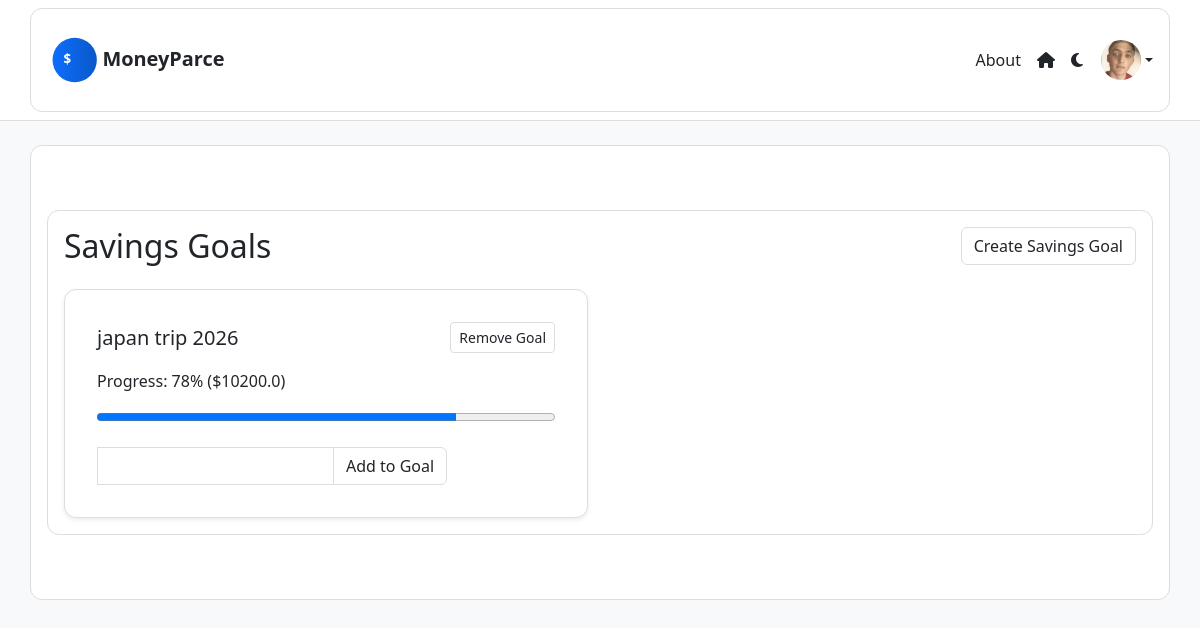
Screenshot of /savings/ (signed in) with the database file from the repository.
### core/models.py (models this page shows, shortened)
class UserProfile(models.Model):
    id = models.AutoField(primary_key=True)
    user = models.OneToOneField(User, on_delete=models.CASCADE)
    theme = models.CharField(max_length=10, default='light')
    budget = models.FloatField(default = 0)
    spending = models.FloatField(default = 0)
    color = models.CharField(max_length=7, default='#0d6efd')
    profile_picture = models.ImageField(upload_to='profile_pictures/', blank=True, null=True)

class SavingsGoal(models.Model):
    id = models.AutoField(primary_key=True)
    user = models.ForeignKey(User, on_delete=models.CASCADE)
    goal_name = models.CharField(max_length=50)
    target_amount = models.FloatField()
    curr_amount = models.FloatField(default=0.0)
    date = models.DateField(auto_now_add=True)

### core/views.py (the view)
# urls.py: path('savings/', views.savings, name='savings_goal'),
@login_required
def savings(request):
    goals = SavingsGoal.objects.filter(user=request.user)
    if request.method == 'POST':
        savings_goal_form = SavingsGoalForm(request.POST)
        if savings_goal_form.is_valid():
            goal = savings_goal_form.save(commit=False)
            goal.user = request.user
            goal.save()
            return redirect('savings_goal')
    else:
        savings_goal_form = SavingsGoalForm()
    for goal in goals:
        goal.add_form=AddToGoalForm()
    return render(request, 'core/savings_goal.html', {
        'savings_goal_form': savings_goal_form,
        'goals': goals,
    })

### core/forms.py
class SavingsGoalForm(forms.ModelForm):
    class Meta:
        model = SavingsGoal
        fields = ['goal_name', 'target_amount']

### core/darkMode.py (called while the page is built)
def theme_context(request):
    theme = 'light'
    if request.user.is_authenticated:
        try:
            user_profile = UserProfile.objects.get(user=request.user)
            theme = user_profile.theme
        except UserProfile.DoesNotExist:
            pass
    else:
        theme = request.session.get('theme', 'light')  # Default to 'light'
    return {'theme': theme}

### core/templates/core/savings_goal.html (shortened to what this page needs)
{% extends 'core/base.html' %}
{% load static %}
{% block content %}
<div class="container mt-5 mb-5">
  <div class="d-flex justify-content-between align-items-center mb-4">
    <h2 class="mb-0">Savings Goals</h2>
    <button type="button" class="btn btn-primary" data-bs-toggle="modal" data-bs-target="#createGoalModal">
      Create Savings Goal
    </button>
  </div>
  <div class="row row-cols-1 row-cols-md-2 g-4">
    {% for goal in goals %}
      <div class="col">
        <div class="card h-100 shadow-sm">
          <div class="card-body">
            <div class="d-flex justify-content-between align-items-center mb-3">
              <h5 class="card-title mb-0">{{ goal.goal_name }}</h5>
              <button type="button" class="btn btn-sm btn-outline-danger">Remove Goal</button>
            </div>
            <p class="card-text">Progress: {% widthratio goal.curr_amount goal.target_amount 100 %}% (${{ goal.curr_amount }})</p>
            <progress value="{{ goal.curr_amount }}" max="{{ goal.target_amount }}" class="w-100 mb-3"></progress>
            <form method="post" action="{% url 'add_to_goal' goal.id %}">
              <div class="input-group">
                {{ goal.add_form.amount }}
                <button type="submit" class="btn btn-outline-primary">Add to Goal</button>
              </div>
            </form>
          </div>
        </div>
      </div>
    {% endfor %}
  </div>
</div>
{% endblock %}

### core/templates/core/base.html (shortened to what this page needs)
<!DOCTYPE html>
<html lang="en" data-theme="{{ theme }}">
<head>
    {% load static %}
    <link href="https://cdn.jsdelivr.net/npm/bootstrap@5.3.0/dist/css/bootstrap.min.css" rel="stylesheet">
    <link rel="stylesheet" href="https://cdnjs.cloudflare.com/ajax/libs/font-awesome/6.4.0/css/all.min.css">
    {% if theme == 'dark' %}
        <link rel="stylesheet" href="{% static 'css/dark.css' %}">
    {% else %}
        <link rel="stylesheet" href="{% static 'css/light.css' %}">
    {% endif %}
</head>
<body>
    <nav class="navbar navbar-expand-lg navbar-light bg-light mb-4">
      <div class="container">
        {% if user.is_authenticated %}
          <a class="navbar-brand" href="{% url 'dashboard' %}">
            <svg class="logo" xmlns="http://www.w3.org/2000/svg" width="300" height="100" viewBox="0 0 325 100">
              <defs>
                <linearGradient id="grad1" x1="0%" y1="0%" x2="100%" y2="0%">
                  <stop offset="0%" stop-color="var(--logo-gradient-start, #0d6efd)"/>
                  <stop offset="100%" stop-color="var(--logo-gradient-end, #0a58ca)"/>
                </linearGradient>
              </defs>
              <circle cx="50" cy="50" r="40" fill="url(#grad1)" />
              <text x="30" y="57" font-family="Segoe UI, sans-serif" font-size="24"
                    fill="var(--logo-dollar-color, #ffffff)" font-weight="bold">
                $
              </text>
              <text x="100" y="60" font-family="Segoe UI, sans-serif" font-size="36"
                    fill="var(--logo-text-color, #212529)" font-weight="bold">
                MoneyParce
              </text>
            </svg>
          </a>
        {% endif %}
        <div class="collapse navbar-collapse" id="navbarNav">
          <ul class="navbar-nav ms-auto">
            {% if user.is_authenticated %}
              <li class="nav-item">
                <a class="nav-link" href="{% url 'about' %}">About</a>
              </li>
              <li class="nav-item">
                <a class="nav-link" href="{% url 'dashboard' %}" title="Dashboard">
                  <i class="fas fa-home"></i>
                </a>
              </li>
              <li class="nav-item">
                <a href="{% url 'dark mode' %}" class="nav-link" title="Toggle Dark Mode">
                  {% if theme == 'dark' %}
                    <i class="fas fa-sun"></i>
                  {% else %}
                    <i class="fas fa-moon"></i>
                  {% endif %}
                </a>
              </li>
              <li class="nav-item dropdown">
                <a class="nav-link dropdown-toggle d-flex align-items-center" href="#" id="userDropdown" role="button"
                   data-bs-toggle="dropdown" aria-expanded="false" style="padding: 0;">
                  {% if user.userprofile.profile_picture %}
                    <img src="{{ user.userprofile.profile_picture.url }}" alt="Avatar"
                         style="width: 40px; height: 40px; border-radius: 50%; object-fit: cover; margin-left: 10px;">
                  {% endif %}
                </a>
              </li>
            {% endif %}
          </ul>
        </div>
      </div>
    </nav>
    <div class="container">
      {% block content %}{% endblock %}
    </div>
</body>
</html>

### core/static/css/light.css (style rules this page uses)
:root { --bg-color: #f8f9fa; --surface-color: #ffffff; --text-color: #212529; --accent-color: #0d6efd; --link-color: #0d6efd; --border-color: #ddd; --hover-color: #e2e6ea; --logo-dollar-color: #ffffff; --logo-text-color: #212529; --logo-gradient-start: #0d6efd; --logo-gradient-end: #0a58ca; }
html, body, nav, .navbar, .container, .card, .alert, .dropdown-menu, button, input, textarea, select, a { transition: background-color 0.5s ease, color 0.5s ease, border-color 0.5s ease; }
html, body { background-color: var(--bg-color) !important; color: var(--text-color) !important; font-family: 'Segoe UI', Tahoma, Geneva, Verdana, sans-serif; }
h1, h2, h3, h4, h5, h6, p, span, label, div, li, dt, dd, small, strong, em { color: var(--text-color) !important; }
a { color: var(--link-color) !important; }
nav, .navbar, .nav, .navbar-default, .navbar-light, .navbar-dark { background-color: var(--surface-color) !important; color: var(--text-color) !important; border-bottom: 1px solid var(--border-color) !important; }
.navbar a, .nav a { color: var(--text-color) !important; }
button, input[type="submit"], .btn { background-color: var(--surface-color) !important; color: var(--text-color) !important; border: 1px solid var(--border-color) !important; }
input, textarea, select, .form-control, .input, .textfield, .textinput { background-color: var(--surface-color) !important; color: var(--text-color) !important; border: 1px solid var(--border-color) !important; }
input::placeholder, textarea::placeholder { color: #6c757d !important; }
textarea, input[type="text"], input[type="email"], input[type="password"], input[type="search"], input[type="url"], input[type="tel"], input[type="number"] { background-color: var(--surface-color) !important; color: var(--text-color) !important; border: 1px solid var(--border-color) !important; }
.card, .panel, .container, .box, .content-box { background-color: var(--surface-color) !important; color: var(--text-color) !important; border: 1px solid var(--border-color) !important; padding: 1rem; border-radius: 0.75rem; }
.hero-section, .bg-light, .bg-light.text-center, .bg-light.p-5.rounded-lg.text-center { background-color: #fff !important; color: var(--text-color) !important; background-image: none !important; }
.navbar-brand .logo { max-height: 60px; height: auto; width: auto; }

### rows the page displays
SavingsGoal: goal_name "japan trip 2026", curr_amount+target_amount "78", curr_amount "10200.0"
